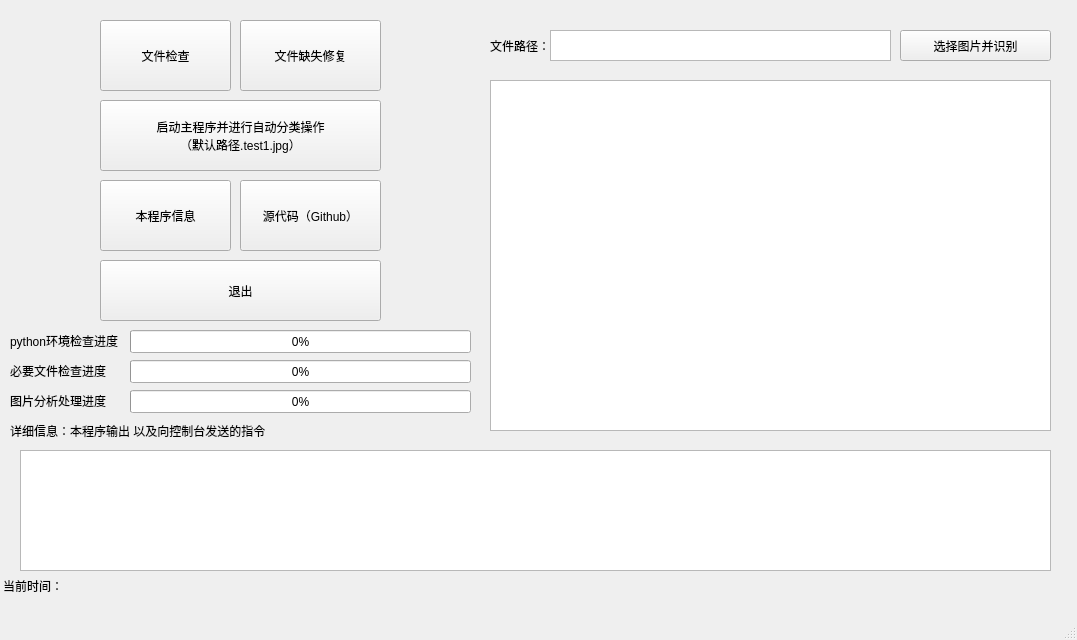
<?xml version="1.0" encoding="UTF-8"?>
<ui version="4.0">
 <class>MainWindow</class>
 <widget class="QMainWindow" name="MainWindow">
  <property name="enabled">
   <bool>true</bool>
  </property>
  <property name="geometry">
   <rect>
    <x>0</x>
    <y>0</y>
    <width>1077</width>
    <height>640</height>
   </rect>
  </property>
  <property name="maximumSize">
   <size>
    <width>1077</width>
    <height>640</height>
   </size>
  </property>
  <property name="windowTitle">
   <string>垃圾分类程序</string>
  </property>
  <property name="whatsThis">
   <string extracomment="welcome to use this program"/>
  </property>
  <widget class="QWidget" name="centralwidget">
   <widget class="QPushButton" name="pushButton">
    <property name="geometry">
     <rect>
      <x>100</x>
      <y>20</y>
      <width>131</width>
      <height>71</height>
     </rect>
    </property>
    <property name="text">
     <string>文件检查</string>
    </property>
   </widget>
   <widget class="QPushButton" name="pushButton_2">
    <property name="geometry">
     <rect>
      <x>100</x>
      <y>100</y>
      <width>281</width>
      <height>71</height>
     </rect>
    </property>
    <property name="text">
     <string>启动主程序并进行自动分类操作
（默认路径.test1.jpg）</string>
    </property>
   </widget>
   <widget class="QPushButton" name="pushButton_3">
    <property name="geometry">
     <rect>
      <x>100</x>
      <y>180</y>
      <width>131</width>
      <height>71</height>
     </rect>
    </property>
    <property name="text">
     <string>本程序信息</string>
    </property>
   </widget>
   <widget class="QPushButton" name="pushButton_4">
    <property name="geometry">
     <rect>
      <x>100</x>
      <y>260</y>
      <width>281</width>
      <height>61</height>
     </rect>
    </property>
    <property name="text">
     <string>退出</string>
    </property>
   </widget>
   <widget class="QProgressBar" name="progressBar">
    <property name="geometry">
     <rect>
      <x>130</x>
      <y>330</y>
      <width>341</width>
      <height>23</height>
     </rect>
    </property>
    <property name="maximumSize">
     <size>
      <width>480</width>
      <height>640</height>
     </size>
    </property>
    <property name="maximum">
     <number>5</number>
    </property>
    <property name="value">
     <number>0</number>
    </property>
   </widget>
   <widget class="QLabel" name="label">
    <property name="geometry">
     <rect>
      <x>10</x>
      <y>330</y>
      <width>121</width>
      <height>21</height>
     </rect>
    </property>
    <property name="text">
     <string>python环境检查进度</string>
    </property>
   </widget>
   <widget class="QProgressBar" name="progressBar_2">
    <property name="geometry">
     <rect>
      <x>130</x>
      <y>360</y>
      <width>341</width>
      <height>23</height>
     </rect>
    </property>
    <property name="maximum">
     <number>53</number>
    </property>
    <property name="value">
     <number>0</number>
    </property>
   </widget>
   <widget class="QLabel" name="label_2">
    <property name="geometry">
     <rect>
      <x>10</x>
      <y>360</y>
      <width>121</width>
      <height>21</height>
     </rect>
    </property>
    <property name="text">
     <string>必要文件检查进度</string>
    </property>
   </widget>
   <widget class="QTextBrowser" name="textBrowser">
    <property name="geometry">
     <rect>
      <x>20</x>
      <y>450</y>
      <width>1031</width>
      <height>121</height>
     </rect>
    </property>
    <property name="html">
     <string>&lt;!DOCTYPE HTML PUBLIC &quot;-//W3C//DTD HTML 4.0//EN&quot; &quot;http://www.w3.org/TR/REC-html40/strict.dtd&quot;&gt;
&lt;html&gt;&lt;head&gt;&lt;meta name=&quot;qrichtext&quot; content=&quot;1&quot; /&gt;&lt;style type=&quot;text/css&quot;&gt;
p, li { white-space: pre-wrap; }
&lt;/style&gt;&lt;/head&gt;&lt;body style=&quot; font-family:'SimSun'; font-size:9pt; font-weight:400; font-style:normal;&quot;&gt;
&lt;p style=&quot;-qt-paragraph-type:empty; margin-top:0px; margin-bottom:0px; margin-left:0px; margin-right:0px; -qt-block-indent:0; text-indent:0px;&quot;&gt;&lt;br /&gt;&lt;/p&gt;&lt;/body&gt;&lt;/html&gt;</string>
    </property>
   </widget>
   <widget class="QLabel" name="label_3">
    <property name="geometry">
     <rect>
      <x>10</x>
      <y>420</y>
      <width>271</width>
      <height>21</height>
     </rect>
    </property>
    <property name="text">
     <string>详细信息：本程序输出 以及向控制台发送的指令</string>
    </property>
   </widget>
   <widget class="QPushButton" name="pushButton_5">
    <property name="geometry">
     <rect>
      <x>240</x>
      <y>20</y>
      <width>141</width>
      <height>71</height>
     </rect>
    </property>
    <property name="text">
     <string>文件缺失修复</string>
    </property>
   </widget>
   <widget class="QPushButton" name="pushButton_6">
    <property name="geometry">
     <rect>
      <x>240</x>
      <y>180</y>
      <width>141</width>
      <height>71</height>
     </rect>
    </property>
    <property name="text">
     <string>源代码（Github）</string>
    </property>
   </widget>
   <widget class="QLabel" name="label_4">
    <property name="geometry">
     <rect>
      <x>10</x>
      <y>390</y>
      <width>101</width>
      <height>21</height>
     </rect>
    </property>
    <property name="text">
     <string>图片分析处理进度</string>
    </property>
   </widget>
   <widget class="QProgressBar" name="progressBar_3">
    <property name="geometry">
     <rect>
      <x>130</x>
      <y>390</y>
      <width>341</width>
      <height>23</height>
     </rect>
    </property>
    <property name="value">
     <number>0</number>
    </property>
   </widget>
   <widget class="QLabel" name="label_5">
    <property name="geometry">
     <rect>
      <x>3</x>
      <y>570</y>
      <width>81</width>
      <height>31</height>
     </rect>
    </property>
    <property name="text">
     <string>当前时间：</string>
    </property>
   </widget>
   <widget class="QLabel" name="label_6">
    <property name="geometry">
     <rect>
      <x>63</x>
      <y>577</y>
      <width>381</width>
      <height>16</height>
     </rect>
    </property>
    <property name="text">
     <string/>
    </property>
   </widget>
   <widget class="QPlainTextEdit" name="plainTextEdit">
    <property name="geometry">
     <rect>
      <x>550</x>
      <y>30</y>
      <width>341</width>
      <height>31</height>
     </rect>
    </property>
    <property name="readOnly">
     <bool>true</bool>
    </property>
   </widget>
   <widget class="QPushButton" name="pushButton_7">
    <property name="geometry">
     <rect>
      <x>900</x>
      <y>30</y>
      <width>151</width>
      <height>31</height>
     </rect>
    </property>
    <property name="text">
     <string>选择图片并识别</string>
    </property>
   </widget>
   <widget class="QLabel" name="label_7">
    <property name="geometry">
     <rect>
      <x>490</x>
      <y>35</y>
      <width>61</width>
      <height>21</height>
     </rect>
    </property>
    <property name="text">
     <string>文件路径：</string>
    </property>
   </widget>
   <widget class="QGraphicsView" name="graphicsView">
    <property name="geometry">
     <rect>
      <x>490</x>
      <y>80</y>
      <width>561</width>
      <height>351</height>
     </rect>
    </property>
   </widget>
   <widget class="QLabel" name="label_8">
    <property name="geometry">
     <rect>
      <x>493</x>
      <y>81</y>
      <width>561</width>
      <height>351</height>
     </rect>
    </property>
    <property name="maximumSize">
     <size>
      <width>561</width>
      <height>351</height>
     </size>
    </property>
    <property name="text">
     <string/>
    </property>
   </widget>
  </widget>
  <widget class="QMenuBar" name="menubar">
   <property name="geometry">
    <rect>
     <x>0</x>
     <y>0</y>
     <width>1077</width>
     <height>23</height>
    </rect>
   </property>
  </widget>
  <widget class="QStatusBar" name="statusbar"/>
 </widget>
 <resources/>
 <connections/>
</ui>
